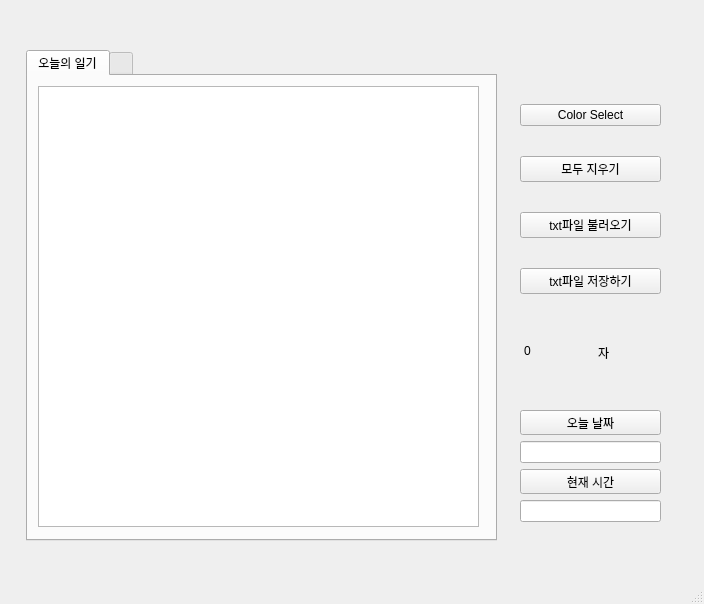
<?xml version="1.0" encoding="UTF-8"?>
<ui version="4.0">
 <class>MainWindow</class>
 <widget class="QMainWindow" name="MainWindow">
  <property name="geometry">
   <rect>
    <x>0</x>
    <y>0</y>
    <width>704</width>
    <height>604</height>
   </rect>
  </property>
  <property name="windowTitle">
   <string>MainWindow</string>
  </property>
  <widget class="QWidget" name="centralwidget">
   <widget class="QTabWidget" name="tabWidget">
    <property name="enabled">
     <bool>true</bool>
    </property>
    <property name="geometry">
     <rect>
      <x>26</x>
      <y>50</y>
      <width>471</width>
      <height>491</height>
     </rect>
    </property>
    <property name="autoFillBackground">
     <bool>false</bool>
    </property>
    <property name="currentIndex">
     <number>0</number>
    </property>
    <property name="usesScrollButtons">
     <bool>true</bool>
    </property>
    <widget class="QWidget" name="tab">
     <attribute name="title">
      <string>오늘의 일기</string>
     </attribute>
     <widget class="QTextEdit" name="textEdit_2">
      <property name="geometry">
       <rect>
        <x>10</x>
        <y>10</y>
        <width>441</width>
        <height>441</height>
       </rect>
      </property>
     </widget>
    </widget>
    <widget class="QWidget" name="tab_2">
     <attribute name="title">
      <string/>
     </attribute>
    </widget>
   </widget>
   <widget class="QWidget" name="">
    <property name="geometry">
     <rect>
      <x>520</x>
      <y>80</y>
      <width>141</width>
      <height>241</height>
     </rect>
    </property>
    <layout class="QVBoxLayout" name="verticalLayout">
     <item>
      <widget class="QPushButton" name="pushButton_7">
       <property name="text">
        <string>Color Select</string>
       </property>
      </widget>
     </item>
     <item>
      <widget class="QPushButton" name="pushButton">
       <property name="text">
        <string>모두 지우기</string>
       </property>
      </widget>
     </item>
     <item>
      <widget class="QPushButton" name="pushButton_2">
       <property name="text">
        <string>txt파일 불러오기</string>
       </property>
      </widget>
     </item>
     <item>
      <widget class="QPushButton" name="pushButton_3">
       <property name="text">
        <string>txt파일 저장하기</string>
       </property>
      </widget>
     </item>
    </layout>
   </widget>
   <widget class="QWidget" name="">
    <property name="geometry">
     <rect>
      <x>520</x>
      <y>340</y>
      <width>141</width>
      <height>41</height>
     </rect>
    </property>
    <layout class="QHBoxLayout" name="horizontalLayout">
     <item>
      <widget class="QPlainTextEdit" name="plainTextEdit_2">
       <property name="styleSheet">
        <string notr="true">border: none;
background-color:transparent;</string>
       </property>
       <property name="plainText">
        <string>0</string>
       </property>
      </widget>
     </item>
     <item>
      <widget class="QPlainTextEdit" name="plainTextEdit">
       <property name="styleSheet">
        <string notr="true">border: none;
background-color:transparent;</string>
       </property>
       <property name="readOnly">
        <bool>true</bool>
       </property>
       <property name="plainText">
        <string>자</string>
       </property>
      </widget>
     </item>
    </layout>
   </widget>
   <widget class="QWidget" name="">
    <property name="geometry">
     <rect>
      <x>520</x>
      <y>410</y>
      <width>141</width>
      <height>112</height>
     </rect>
    </property>
    <layout class="QVBoxLayout" name="verticalLayout_2">
     <item>
      <widget class="QPushButton" name="pushButton_4">
       <property name="text">
        <string>오늘 날짜</string>
       </property>
      </widget>
     </item>
     <item>
      <widget class="QLineEdit" name="lineEdit"/>
     </item>
     <item>
      <widget class="QPushButton" name="pushButton_8">
       <property name="text">
        <string>현재 시간</string>
       </property>
      </widget>
     </item>
     <item>
      <widget class="QLineEdit" name="lineEdit_2"/>
     </item>
    </layout>
   </widget>
  </widget>
  <widget class="QMenuBar" name="menubar">
   <property name="geometry">
    <rect>
     <x>0</x>
     <y>0</y>
     <width>704</width>
     <height>22</height>
    </rect>
   </property>
  </widget>
  <widget class="QStatusBar" name="statusbar"/>
 </widget>
 <resources/>
 <connections/>
</ui>
